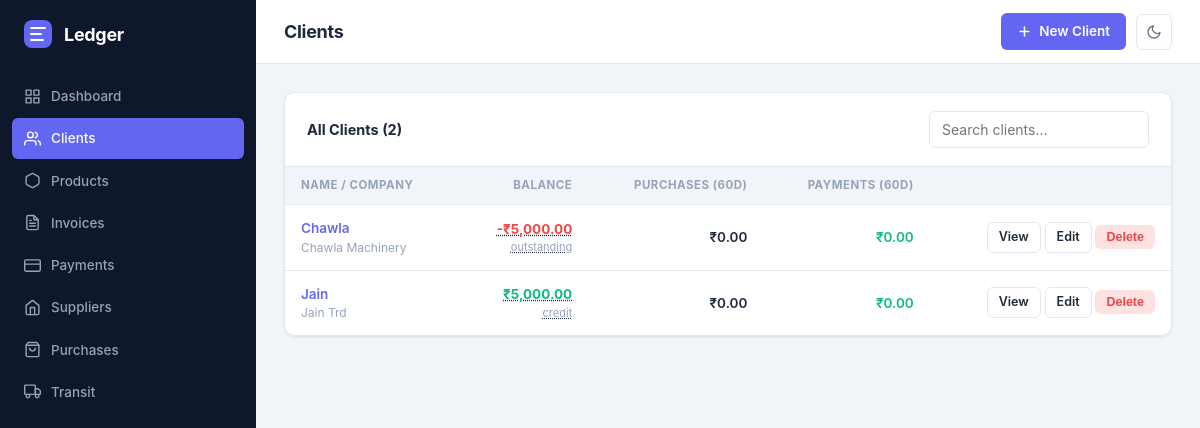
Before: /clients/ with the older database file.
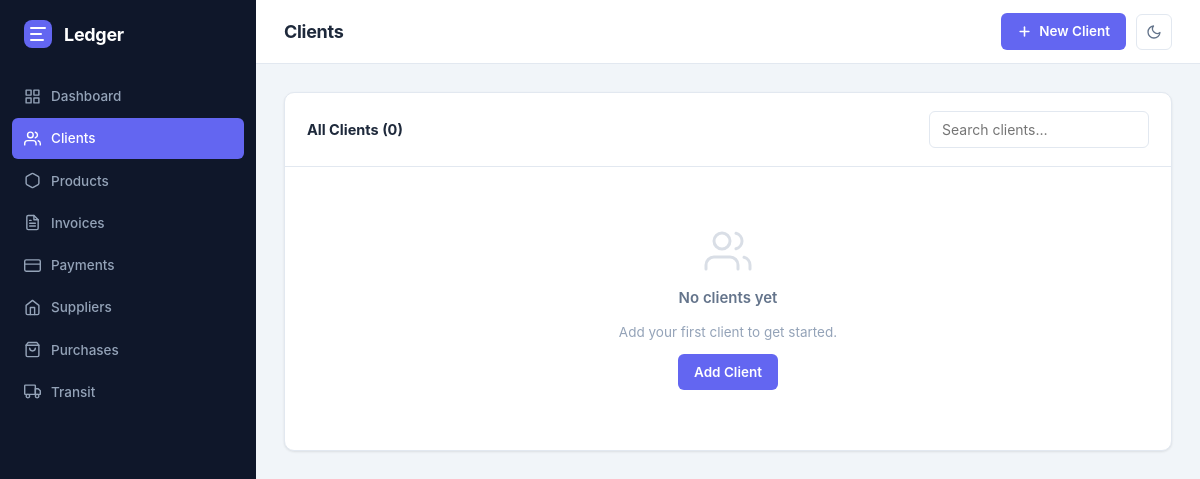
After: the same page with the newer database file.
### tables this page shows
CREATE TABLE clients (
            id              INTEGER PRIMARY KEY AUTOINCREMENT,
            name            TEXT NOT NULL,
            company         TEXT,
            email           TEXT,
            phone           TEXT,
            address         TEXT,
            city            TEXT,
            country         TEXT,
            tax_id          TEXT,
            notes           TEXT,
            opening_balance REAL DEFAULT 0,
            created_at      TIMESTAMP DEFAULT CURRENT_TIMESTAMP,
            updated_at      TIMESTAMP DEFAULT CURRENT_TIMESTAMP
        );

### app/routes/clients.py (the view)
@bp.route("/")
def list_clients():
    clients = client_service.get_all_clients()
    return render_template("clients/list.html", clients=clients)

### app/__init__.py (called while the page is built)
def _format_inr(value):
    try:
        num = float(value or 0)
    except (TypeError, ValueError):
        num = 0.0
    negative = num < 0
    integer_part, decimal_part = f"{abs(num):.2f}".split(".")
    if len(integer_part) <= 3:
        formatted = integer_part
    else:
        last_three = integer_part[-3:]
        remaining = integer_part[:-3]
        groups = []
        while remaining:
            groups.append(remaining[-2:])
            remaining = remaining[:-2]
        groups.reverse()
        formatted = ",".join(groups) + "," + last_three
    result = f"₹{formatted}.{decimal_part}"
    return f"-{result}" if negative else result

### app/database.py (called while the page is built)
def get_db(app=None):
    from flask import current_app
    _app = app or current_app
    if "db" not in g:
        g.db = sqlite3.connect(_app.config["DATABASE"])
        g.db.row_factory = sqlite3.Row
        g.db.execute("PRAGMA foreign_keys = ON")
    return g.db

### app/templates/clients/list.html (shortened to what the changed rows need)
{% extends "base.html" %}
{% block page_title %}Clients{% endblock %}
{% block content %}
<div class="card">
  <div class="card-header">
    <span class="card-title">All Clients ({{ clients|length }})</span>
    <input type="search" id="clientSearch" placeholder="Search clients…" style="width:220px" oninput="filterTable(this.value,'clientTable')">
  </div>
  {% if clients %}
  <div class="table-wrap">
    <table id="clientTable">
      <thead>
        <tr>
          <th>Name / Company</th>
          <th style="text-align:right">Balance</th>
          <th style="text-align:right">Purchases (60d)</th>
          <th style="text-align:right">Payments (60d)</th>
          <th></th>
        </tr>
      </thead>
      <tbody>
        {% for c in clients %}
        {% set ob = (c.opening_balance or 0) %}
        {% set ob_paid = c.ob_paid or 0 %}
        {% if ob >= 0 %}
          {% set ob_remaining = [ob - ob_paid, 0]|max %}
          {% set ob_excess = [ob_paid - ob, 0]|max %}
        {% else %}
          {% set ob_remaining = 0 %}
          {% set ob_excess = ob_paid + (ob * -1) %}
        {% endif %}
        {% set balance = -(ob_remaining + (c.invoice_balance or 0)) + ob_excess %}
        <tr>
          <td>
            <a href="{{ url_for('clients.detail', client_id=c.id) }}"
               style="font-weight:600;color:var(--accent);text-decoration:none;">{{ c.name }}</a>
            {% if c.company %}<div style="font-size:12px;color:var(--text-muted)">{{ c.company }}</div>{% endif %}
          </td>
          <td style="text-align:right">
            <span onclick="showClientLedger({{ c.id }}, '{{ c.name|replace("'", "\\'") }}')"
                  style="cursor:pointer;text-decoration:underline dotted"
                  title="Click to view ledger">
            {% if balance < 0 %}
              <span style="color:var(--danger);font-weight:700;">{{ balance|inr }}</span>
              <div style="font-size:11px;color:var(--text-muted)">outstanding</div>
            {% elif balance > 0 %}
              <span style="color:var(--success);font-weight:700;">{{ balance|inr }}</span>
              <div style="font-size:11px;color:var(--text-muted)">credit</div>
            {% else %}
              <span style="color:var(--warning);font-weight:700;">{{ balance|inr }}</span>
              <div style="font-size:11px;color:var(--text-muted)">settled</div>
            {% endif %}
            </span>
          </td>
          <td style="text-align:right;font-weight:600;">
            {{ c.purchases_60d|inr }}
          </td>
          <td style="text-align:right;font-weight:600;color:var(--success)">
            {{ c.payments_60d|inr }}
          </td>
          <td style="text-align:right">
            <a href="{{ url_for('clients.detail', client_id=c.id) }}" class="btn btn-secondary btn-sm">View</a>
            <a href="{{ url_for('clients.edit_client', client_id=c.id) }}" class="btn btn-secondary btn-sm">Edit</a>
            <form class="confirm-inline" method="post" action="{{ url_for('clients.delete_client', client_id=c.id) }}"
                  onsubmit="return confirm('Delete {{ c.name }}? This cannot be undone.')">
              <button class="btn btn-danger btn-sm">Delete</button>
            </form>
          </td>
        </tr>
        {% endfor %}
      </tbody>
    </table>
  </div>
  {% else %}
  <div class="empty-state">
    <svg viewBox="0 0 24 24" fill="none" stroke="currentColor" stroke-width="1.5" stroke-linecap="round" stroke-linejoin="round">
      <path d="M17 21v-2a4 4 0 0 0-4-4H5a4 4 0 0 0-4 4v2"/>
      <circle cx="9" cy="7" r="4"/>
      <path d="M23 21v-2a4 4 0 0 0-3-3.87M16 3.13a4 4 0 0 1 0 7.75"/>
    </svg>
    <h3>No clients yet</h3>
    <p>Add your first client to get started.</p>
    <a href="{{ url_for('clients.new_client') }}" class="btn btn-primary">Add Client</a>
  </div>
  {% endif %}
</div>
{% endblock %}

Changed rows visible on the page:
removed clients: name "Chawla", company "Chawla Machinery", balance "-₹5,000.00", purchases_60d|inr "₹0.00", payments_60d|inr "₹0.00"
removed clients: name "Jain", company "Jain Trd", balance "₹5,000.00", purchases_60d|inr "₹0.00", payments_60d|inr "₹0.00"
Other visible differences:
{{ clients|length }}: "2" → "0"
text no longer shown: "NAME / COMPANY BALANCE PURCHASES (60D) PAYMENTS (60D)"
text now shown: "No clients yet Add your first client to get started. Add Client"
